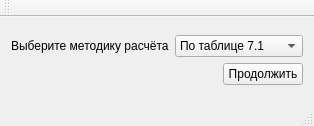
<?xml version="1.0" encoding="UTF-8"?>
<ui version="4.0">
 <class>MainWindow</class>
 <widget class="QMainWindow" name="MainWindow">
  <property name="geometry">
   <rect>
    <x>0</x>
    <y>0</y>
    <width>287</width>
    <height>126</height>
   </rect>
  </property>
  <property name="windowTitle">
   <string>Выбор методики </string>
  </property>
  <property name="windowIcon">
   <iconset resource="img.qrc">
    <normaloff>:/img/img/icon of main.jpeg</normaloff>:/img/img/icon of main.jpeg</iconset>
  </property>
  <widget class="QWidget" name="centralWidget">
   <layout class="QGridLayout" name="gridLayout_2">
    <item row="0" column="0">
     <layout class="QGridLayout" name="gridLayout">
      <item row="0" column="0">
       <layout class="QHBoxLayout" name="horizontalLayout_2">
        <item>
         <widget class="QLabel" name="label">
          <property name="text">
           <string>Выберите методику расчёта</string>
          </property>
         </widget>
        </item>
        <item>
         <widget class="QComboBox" name="comboBox">
          <item>
           <property name="text">
            <string>По таблице 7.1</string>
           </property>
          </item>
          <item>
           <property name="text">
            <string>ОСТ4.012.012-83</string>
           </property>
          </item>
          <item>
           <property name="text">
            <string>ОСТ 45.65-96</string>
           </property>
          </item>
         </widget>
        </item>
       </layout>
      </item>
      <item row="1" column="0">
       <layout class="QHBoxLayout" name="horizontalLayout">
        <item>
         <spacer name="horizontalSpacer">
          <property name="orientation">
           <enum>Qt::Horizontal</enum>
          </property>
          <property name="sizeHint" stdset="0">
           <size>
            <width>158</width>
            <height>20</height>
           </size>
          </property>
         </spacer>
        </item>
        <item>
         <widget class="QPushButton" name="pushButton">
          <property name="text">
           <string>Продолжить</string>
          </property>
         </widget>
        </item>
       </layout>
      </item>
     </layout>
    </item>
   </layout>
  </widget>
  <widget class="QMenuBar" name="menuBar">
   <property name="geometry">
    <rect>
     <x>0</x>
     <y>0</y>
     <width>287</width>
     <height>21</height>
    </rect>
   </property>
  </widget>
  <widget class="QToolBar" name="mainToolBar">
   <attribute name="toolBarArea">
    <enum>TopToolBarArea</enum>
   </attribute>
   <attribute name="toolBarBreak">
    <bool>false</bool>
   </attribute>
  </widget>
  <widget class="QStatusBar" name="statusBar"/>
 </widget>
 <layoutdefault spacing="6" margin="11"/>
 <resources>
  <include location="img.qrc"/>
 </resources>
 <connections/>
</ui>
